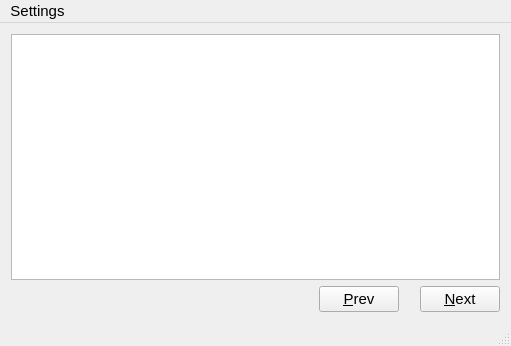
<?xml version="1.0" encoding="UTF-8"?>
<ui version="4.0">
 <class>MainWindow</class>
 <widget class="QMainWindow" name="MainWindow">
  <property name="windowModality">
   <enum>Qt::ApplicationModal</enum>
  </property>
  <property name="geometry">
   <rect>
    <x>0</x>
    <y>0</y>
    <width>511</width>
    <height>346</height>
   </rect>
  </property>
  <property name="font">
   <font>
    <pointsize>11</pointsize>
   </font>
  </property>
  <property name="windowTitle">
   <string>WordTester</string>
  </property>
  <property name="windowIcon">
   <iconset>
    <normaloff>nautilus-actions.png</normaloff>nautilus-actions.png</iconset>
  </property>
  <property name="tabShape">
   <enum>QTabWidget::Triangular</enum>
  </property>
  <widget class="QWidget" name="centralWidget">
   <layout class="QGridLayout" name="gridLayout">
    <item row="0" column="0">
     <layout class="QVBoxLayout" name="verticalLayout_2">
      <item>
       <layout class="QHBoxLayout" name="horizontalLayout">
        <item>
         <widget class="QTextEdit" name="txtWord">
          <property name="sizePolicy">
           <sizepolicy hsizetype="Expanding" vsizetype="Expanding">
            <horstretch>7</horstretch>
            <verstretch>19</verstretch>
           </sizepolicy>
          </property>
          <property name="font">
           <font>
            <family>Sans Serif</family>
            <pointsize>24</pointsize>
           </font>
          </property>
          <property name="focusPolicy">
           <enum>Qt::NoFocus</enum>
          </property>
          <property name="readOnly">
           <bool>true</bool>
          </property>
         </widget>
        </item>
       </layout>
      </item>
      <item>
       <layout class="QHBoxLayout" name="horizontalLayout_2">
        <item>
         <spacer name="horizontalSpacer">
          <property name="orientation">
           <enum>Qt::Horizontal</enum>
          </property>
          <property name="sizeHint" stdset="0">
           <size>
            <width>40</width>
            <height>20</height>
           </size>
          </property>
         </spacer>
        </item>
        <item>
         <widget class="QPushButton" name="btnPrev">
          <property name="focusPolicy">
           <enum>Qt::NoFocus</enum>
          </property>
          <property name="text">
           <string>&amp;Prev</string>
          </property>
          <property name="flat">
           <bool>false</bool>
          </property>
         </widget>
        </item>
        <item>
         <widget class="QLabel" name="label">
          <property name="text">
           <string/>
          </property>
         </widget>
        </item>
        <item>
         <widget class="QPushButton" name="BtnNext">
          <property name="focusPolicy">
           <enum>Qt::NoFocus</enum>
          </property>
          <property name="text">
           <string>&amp;Next</string>
          </property>
          <property name="flat">
           <bool>false</bool>
          </property>
         </widget>
        </item>
       </layout>
      </item>
     </layout>
    </item>
   </layout>
  </widget>
  <widget class="QMenuBar" name="menuBar">
   <property name="geometry">
    <rect>
     <x>0</x>
     <y>0</y>
     <width>511</width>
     <height>25</height>
    </rect>
   </property>
   <widget class="QMenu" name="menuSettings">
    <property name="title">
     <string>Settings</string>
    </property>
    <widget class="QMenu" name="menuMode">
     <property name="title">
      <string>Mode</string>
     </property>
     <addaction name="actionSeq"/>
     <addaction name="actionRan"/>
    </widget>
    <addaction name="actionFile_Location"/>
    <addaction name="menuMode"/>
    <addaction name="actionExit"/>
   </widget>
   <addaction name="menuSettings"/>
  </widget>
  <widget class="QStatusBar" name="statusBar"/>
  <action name="actionFile_Location">
   <property name="text">
    <string>&amp;File Location</string>
   </property>
  </action>
  <action name="actionSeq">
   <property name="checkable">
    <bool>true</bool>
   </property>
   <property name="checked">
    <bool>true</bool>
   </property>
   <property name="text">
    <string>&amp;Sequence</string>
   </property>
  </action>
  <action name="actionRan">
   <property name="checkable">
    <bool>true</bool>
   </property>
   <property name="text">
    <string>&amp;Random</string>
   </property>
  </action>
  <action name="actionExit">
   <property name="text">
    <string>Exit</string>
   </property>
  </action>
 </widget>
 <layoutdefault spacing="6" margin="11"/>
 <resources/>
 <connections/>
</ui>
